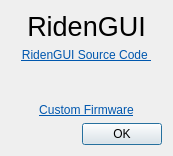
<?xml version="1.0" encoding="UTF-8"?>
<ui version="4.0">
 <class>AboutDialog</class>
 <widget class="QDialog" name="AboutDialog">
  <property name="geometry">
   <rect>
    <x>0</x>
    <y>0</y>
    <width>173</width>
    <height>156</height>
   </rect>
  </property>
  <property name="windowTitle">
   <string>About</string>
  </property>
  <property name="windowIcon">
   <iconset theme="riden">
    <normaloff>.</normaloff>.</iconset>
  </property>
  <layout class="QGridLayout" name="gridLayout">
   <item row="4" column="0">
    <widget class="QDialogButtonBox" name="buttonBox">
     <property name="orientation">
      <enum>Qt::Horizontal</enum>
     </property>
     <property name="standardButtons">
      <set>QDialogButtonBox::Ok</set>
     </property>
    </widget>
   </item>
   <item row="1" column="0">
    <widget class="QLabel" name="sourceLabel">
     <property name="text">
      <string>&lt;html&gt;&lt;head/&gt;&lt;body&gt;&lt;p&gt;&lt;a href=&quot;https://github.com/ShayBox/RidenGUI&quot;&gt;&lt;span style=&quot; text-decoration: underline; color:#0057ae;&quot;&gt;RidenGUI Source Code &lt;/span&gt;&lt;/a&gt;&lt;/p&gt;&lt;/body&gt;&lt;/html&gt;</string>
     </property>
     <property name="alignment">
      <set>Qt::AlignCenter</set>
     </property>
    </widget>
   </item>
   <item row="2" column="0">
    <spacer name="verticalSpacer">
     <property name="orientation">
      <enum>Qt::Vertical</enum>
     </property>
     <property name="sizeHint" stdset="0">
      <size>
       <width>20</width>
       <height>40</height>
      </size>
     </property>
    </spacer>
   </item>
   <item row="0" column="0">
    <widget class="QLabel" name="titleLabel">
     <property name="font">
      <font>
       <pointsize>20</pointsize>
      </font>
     </property>
     <property name="text">
      <string>RidenGUI</string>
     </property>
     <property name="alignment">
      <set>Qt::AlignCenter</set>
     </property>
    </widget>
   </item>
   <item row="3" column="0">
    <widget class="QLabel" name="firmwareLabel">
     <property name="text">
      <string>&lt;html&gt;&lt;head/&gt;&lt;body&gt;&lt;p&gt;&lt;a href=&quot;https://eevblog.com/forum/testgear/ruideng-riden-rd6006-dc-power-supply&quot;&gt;&lt;span style=&quot; text-decoration: underline; color:#0057ae;&quot;&gt;Custom Firmware&lt;/span&gt;&lt;/a&gt;&lt;/p&gt;&lt;/body&gt;&lt;/html&gt;</string>
     </property>
     <property name="alignment">
      <set>Qt::AlignCenter</set>
     </property>
    </widget>
   </item>
  </layout>
 </widget>
 <resources/>
 <connections>
  <connection>
   <sender>buttonBox</sender>
   <signal>accepted()</signal>
   <receiver>AboutDialog</receiver>
   <slot>accept()</slot>
   <hints>
    <hint type="sourcelabel">
     <x>248</x>
     <y>254</y>
    </hint>
    <hint type="destinationlabel">
     <x>157</x>
     <y>274</y>
    </hint>
   </hints>
  </connection>
  <connection>
   <sender>buttonBox</sender>
   <signal>rejected()</signal>
   <receiver>AboutDialog</receiver>
   <slot>reject()</slot>
   <hints>
    <hint type="sourcelabel">
     <x>316</x>
     <y>260</y>
    </hint>
    <hint type="destinationlabel">
     <x>286</x>
     <y>274</y>
    </hint>
   </hints>
  </connection>
 </connections>
</ui>
